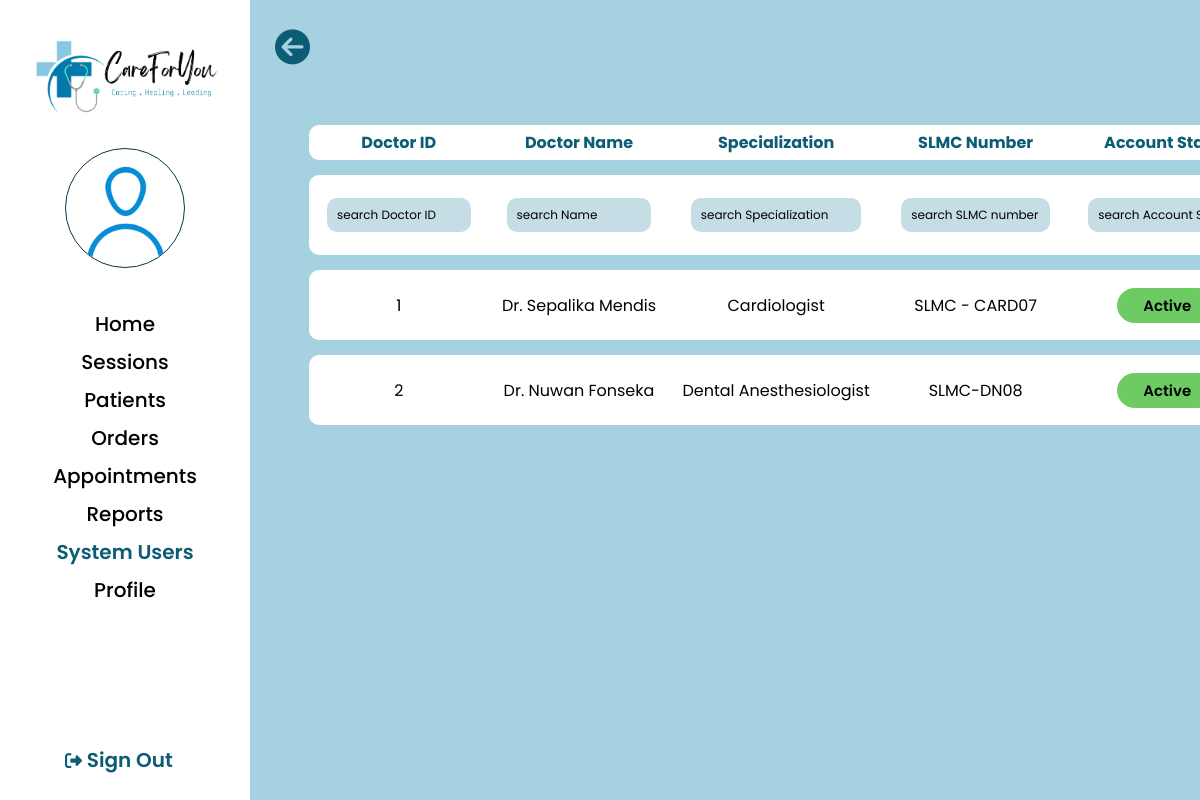
Screenshot of /admin/admin-doc-view.php (signed in) with the database file from the repository.
### tables this page shows
CREATE TABLE `tbl_doctor` (
  `doctor_id` int(100) NOT NULL,
  `doc_name` text NOT NULL,
  `contact_number` int(100) NOT NULL,
  `SLMC_number` varchar(50) NOT NULL,
  `charge` varchar(100) NOT NULL,
  `specialization` varchar(255) NOT NULL,
  `userid` varchar(10) NOT NULL,
  `nic` varchar(12) NOT NULL,
  `profile_picture` varchar(255) NOT NULL DEFAULT 'user.png'
);

### admin/admin_getinfo.php (called while the page is built, shortened)
<?php
    if(isset($_SESSION['user']))
    {
        $user  = $_SESSION['user'];
        $sql = "SELECT userid,email FROM tbl_sysusers WHERE username='$user' ";
        $res = mysqli_query($conn, $sql);
        if($res == TRUE)
        {
            $count =mysqli_num_rows($res);
            if($count == 1)
            {
                $row = mysqli_fetch_assoc($res);
                $Admin_userid = $row['userid'];
            }
        }
        $sql2 = "SELECT * FROM tbl_admin WHERE userid=$Admin_userid";
        $res2 = mysqli_query($conn, $sql2);
        if($res2 == TRUE)
        {
            $count2 =mysqli_num_rows($res2);
            if($count2 == 1)
            {
                $row2 = mysqli_fetch_assoc($res2);
                $Admin_profile_picture = $row2['profile_picture'];
            }
        }
    }
?>

### admin/admin-doc-view.php (the view, shortened to what this page needs)
<?php include('../config/constants.php') ?>
<?php
$query="SELECT * FROM tbl_doctor INNER JOIN tbl_sysusers ON tbl_doctor.userid = tbl_sysusers.userid ";
$result = mysqli_query($conn, $query);
?>
<!DOCTYPE html>
<html lang="en">
<head>
    <link rel="stylesheet" href="../css/admin.css">
</head>
<body>
<?php include('admin_getinfo.php') ?>
    <div class="wrapper">
        <div class="sidebar">
            <a href="../index.php"><img src="../images/logo.png" alt="logo" class="logo"></a>
            <img src="../images/user-profilepic/admin/<?php echo $Admin_profile_picture; ?>" alt="user" class="imgframe">
            <ul>
                <li><a href="admin_home.php">Home</a></li>
                <li><a href="admin-session-view.php">Sessions</a></li>
                <li><a href="admin-patient-view.php">Patients</a></li>
                <li><a href="admin-order-view.php">Orders</a></li>
                <li><a href="admin-appointment.php">Appointments</a></li>
                <li><a href="#">Reports</a></li>
                <li><a href="admin-system-users.php"><div class="highlighttext">System Users</div></a></li>
                <li><a href="admin_viewprofile.php">Profile</a></li>
            </ul>
            <div class="signouttext"><a href="../logout.php"><i class="fa-solid fa-right-from-bracket"></i> Sign Out </a></div>
            <div class="main_content">
                <div class="info">
                    <div class="back" onclick="location.href='admin-system-users.php'">
                        <i class="fa-solid fa-circle-arrow-left" style="font-size: 35px;"></i>
                    </div>
                    <span>
                        <table class="tbl-main-doc" id="tbl-main-doc">
                            <thead>
                                <tr>
                                    <td>Doctor ID</td>
                                    <td>Doctor Name</td>
                                    <td>Specialization</td>
                                    <td>SLMC Number</td>
                                    <td>Account Status</td>
                                </tr>
                            </thead>
                            <tbody>
                                <form>
                                    <tr>
                                        <td><input type="text" class="search-doc" name="doc-id" id="doc-id" autofocus="true" placeholder="search Doctor ID" onkeyup="filterDoctorId()" /></td>
                                        <td><input type="text" class="search-doc" name="doc-name" id="doc-name" autofocus="true" placeholder="search Name" onkeyup="filterDoctorName()" /></td>
                                        <td><input type="text" class="search-doc" name="Specialize" id="doc-Specialize" autofocus="true" placeholder="search Specialization" onkeyup="filterDoctorSpecialize()" /></td>
                                        <td><input type="text" class="search-doc" name="Slmc" id="doc-slmc" autofocus="true" placeholder="search SLMC number" onkeyup="filterDoctorSlmc()"/></td>
                                        <td><input type="text" class="search-doc" name="status"  id="doc-status" autofocus="true" placeholder="search Account Status" onkeyup="filterDoctorStatus()" /></td>
                                    </tr>
                                </form>
                                <?php
                                if ($result) {
                                    while ($row = mysqli_fetch_array($result)) {
                                ?>
                                        <tr>
                                            <td><?php echo $row['doctor_id'];  ?></td>
                                            <td><?php echo $row['doc_name'];  ?></td>
                                            <td><?php echo $row['specialization'];  ?></td>
                                            <td><?php echo $row['SLMC_number'];  ?></td>
                                            <td><?php
                                            if ($row['status']==1){
                                                echo '<button class="active-status">Active</button>';
                                            }else{
                                                echo '<button class="passive-status">Disabled</button>';
                                            }
                                            ?>
                                            </td>
                                        </tr>
                                        <?php
                                    }
                                }
                                ?>
                            </tbody>
                        </table>
                    </span>
                </div>
            </div>
        </div>
</body>
</html>

### css/admin.css (style rules this page uses)
* { margin: 0px; padding: 0px; box-sizing: border-box; list-style: none; text-decoration: none; font-family: 'Poppins', sans-serif; }
body { background-color: #A5D1E1; }
.back { position: absolute; left: 275px; top: 30px; color: #0D5C75; cursor: pointer; }
.wrapper { display: flex; position: relative; }
.wrapper .sidebar { width: 250px; height: 100%; background: #FFFFFF; padding: 30px 0px; position: fixed; }
.logo { width: 200px; margin-top: 0px; margin-left: 25px; }
.imgframe { width: 120px; height: 120px; margin-top: 20px; margin-left: 65px; border: 1px solid #083746; border-radius: 50%; }
.wrapper .sidebar ul { margin-top: 20px; text-align: center; font-size: 20px; font-weight: 500; padding: 10px; }
.wrapper .sidebar ul li { padding: 4px; vertical-align: middle; }
.wrapper .sidebar ul li a { color: #000000; display: block; }
.signouttext { color: #0D5C75; text-align: center; font-size: 20px; font-weight: 600; position: absolute; bottom: 25px; left: 65px; }
.wrapper .sidebar .signouttext a { color: #0D5C75; display: block; }
.fa-solid { font-size: 17px; }
.wrapper .main_content { width: 100%; margin-left: 250px; margin-top: 50px; text-align: center; }
.wrapper .main_content .info { margin: 20px; color: #000000; line-height: 25px; }
.wrapper .main_content .info div { margin-bottom: 20px; }
.highlighttext { color: #0D5C75; font-weight: 600; display: inline; }
table { border-collapse:collapse; }
table td { width: 750px; text-align:center; padding-left: 10%; padding-right: 10%; padding-bottom: 5%; }
.tbl-main-doc { position: absolute; left: 309px; top: 110px; width: 1198px; margin-left:auto; margin-right:auto; border-collapse: separate; border-spacing: 0 15px; }
.tbl-main-doc tr { background-color: #ffffff; }
.tbl-main-doc thead td { color: #0D5C75; font-weight: 700; padding: 5px; }
.tbl-main-doc td { color: #000000; text-align: center; width: 300px; padding: 15px; padding-left: 0%; padding-right: 0%; }
.tbl-main-doc td:first-child, th:first-child { border-radius: 10px 0 0 10px; }
.search-doc { width: 80%; padding: 7px 7px 7px 10px; margin: 8px 0; box-sizing: border-box; border-radius: 10px; border: none; background-color:#c5dde5; }
.search-doc::placeholder { color: rgb(0, 0, 0); font-size: 12px; }
.active-status { border: 1px solid #6ECB63; border-radius: 25px; padding: 5px; width: 100px; font-size: 15px; font-weight: 600; background-color: #6ECB63; color: #000000; }

### rows the page displays
tbl_doctor: doctor_id "1", doc_name "Dr. Sepalika Mendis", specialization "Cardiologist", SLMC_number "SLMC - CARD07"
tbl_doctor: doctor_id "2", doc_name "Dr. Nuwan Fonseka", specialization "Dental Anesthesiologist", SLMC_number "SLMC-DN08"
